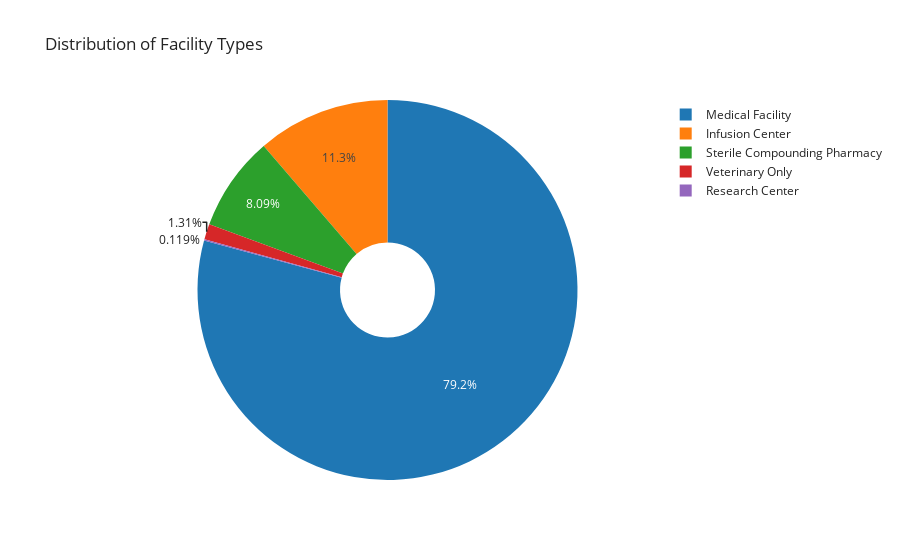

This figure's notebook cell:
### Markdown cell above
# License & Facility Types

### Code cell
fig_donut_facility_type = px.pie(facility_counts, names='Facility Type', values='Count', title='Distribution of Facility Types', hole = 0.25, labels = {'Facility Type': 'Type of Facility', 'Count' : 'Number of Facilities'}, template='simple_white')
fig_donut_facility_type.show()

### Figure 1 — Plotly figure (JSON) as saved in the notebook; plotly's stock layout.template omitted (floating-point values rounded to 4 significant figures)
{"data": [{"domain": {"x": [0.0, 1.0], "y": [0.0, 1.0]}, "hole": 0.25, "hovertemplate": "Type of Facility=%{label}<br>Number of Facilities=%{value}<extra></extra>", "labels": ["Medical Facility", "Infusion Center", "Sterile Compounding Pharmacy", "Veterinary Only", "Research Center"], "legendgroup": "", "name": "", "showlegend": true, "values": [666, 95, 68, 11, 1], "type": "pie"}], "layout": {"legend": {"tracegroupgap": 0}, "title": {"text": "Distribution of Facility Types"}}}
